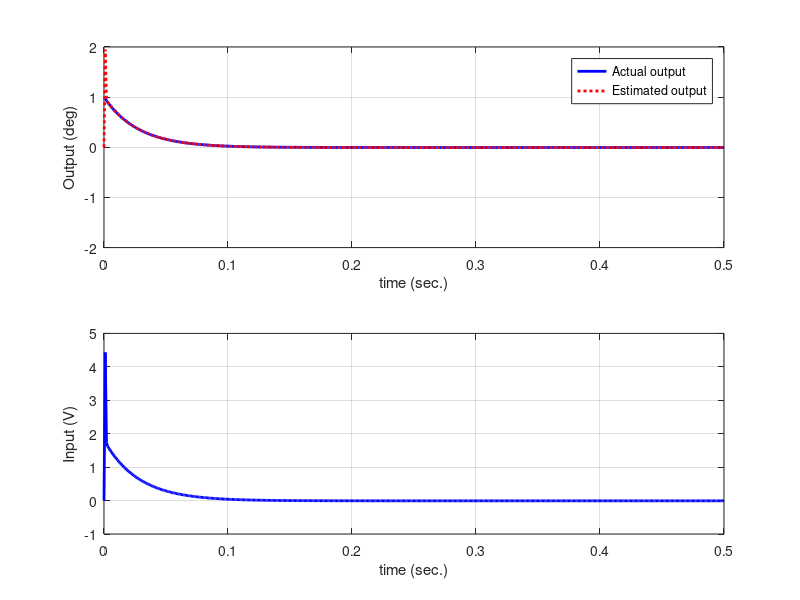

Recreate this plot in MATLAB.
%% Advanced control I MATLAB
% Tutorial code for the lecture in department of mechanical engineering,
% Sogang university, Korea, Republic of
% Made by Minsu Chang, Ph.D candidate
clear all; close all; clc;

%% System model

% Transfer function in continuous time
G = tf(1.295,[1,6,34]) 
[b, a] = tfdata(G,'v');

% State space representation in observable canonical form
A = [-a(3) 1; -a(2) 0];
B = [b(3); b(2)]; 
C = [1 0]; 
D = 0;
sys = ss(A, B, C, D); % === Empty

% Sampling period: 1 ms
T = 0.001; 

% Transfer function in discrete time 
sysz = c2d(sys,T,'zoh') 

Ad = sysz.a;
Bd = sysz.b;
Cd = sysz.c;
Dd = sysz.d;

% Controllability matrix
rank(ctrb(Ad, Bd))

%% Define controller and estimator
% Design controller based on digital LQR
r = 0.01;  % ============================================= Most important 
Q = Cd' * Cd;  % === Empty
Klq = dlqr(Ad, Bd, Q, r)   % === Empty

% estimation gain of state observer
L = place(Ad', Cd', [0.01, 0.011])' % ==== estimator gain is also important

%% Define variables
t = 0:T:0.5; % Time
N = length(t);

x1 = zeros(N,1);   x2 = zeros(N,1);   % state variables
xh1 = zeros(N,1);  xh2 = zeros(N,1);  % estimated state
u1 = zeros(N,1);   u2 = zeros(N,1);  u = zeros(N,1);  % Control input
y = zeros(N,1);    yh = zeros(N,1); % Output

x1(1) = 1; % Initial value

%% Simulation

for k=1:N-1
    u1(k) = Klq(1)*xh1(k); 
    u2(k) = Klq(2)*xh2(k);
    u(k) = u1(k) + u2(k);
    
    % Actual system
    x1(k+1) = Ad(1,1)*x1(k) + Ad(1,2)*x2(k) - Bd(1)*u1(k) - Bd(1)*u2(k) + Bd(1)*0*(1+sin(2*pi*10*t(k)));
    x2(k+1) = Ad(2,1)*x1(k) + Ad(2,2)*x2(k) - Bd(2)*u1(k) - Bd(2)*u2(k);
    y(k) = Cd(1)*x1(k) + Cd(2)*x2(k) + 0*randn(1,1);
    
    % Estimated system based on state observer
    xh1(k+1) = (Ad(1,1)-Bd(1)*Klq(1))*xh1(k) + (Ad(1,2)-Bd(1)*Klq(2))*xh2(k) + ...
               L(1)*( y(k) - ( Cd(1)*xh1(k) + Cd(2)*xh2(k) ) );
    xh2(k+1) = (Ad(2,1)-Bd(2)*Klq(1))*xh1(k) + (Ad(2,2)-Bd(2)*Klq(2))*xh2(k) + ...
               L(2)*( y(k) - ( Cd(1)*xh1(k) + Cd(2)*xh2(k) ) );
    yh(k) = Cd(1)*xh1(k) + Cd(2)*xh2(k);
end

%% Graph

figure('color','w')
subplot(211);
plot(t,y,'b','linewidth',2); hold on;
plot(t,yh,'r:','linewidth',2);
xlabel('time (sec.)'); 
ylabel('Output (deg)');
legend('Actual output','Estimated output')
axis([0 t(end) -2 2]); grid on;

subplot(212);
plot(t,u ,'b','linewidth',2); hold on;
xlabel('time (sec.)'); 
ylabel('Input (V)');
xlim([0 t(end)]); grid on;


